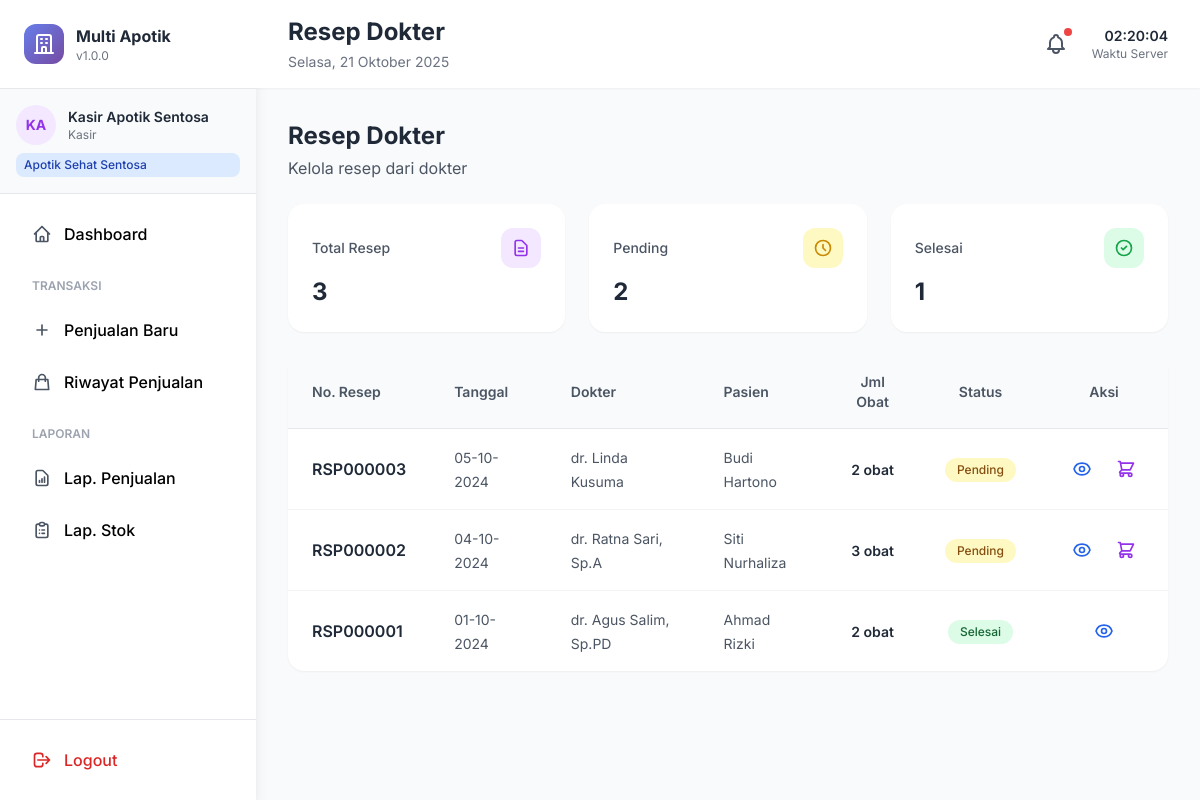
Page /resep/index.php (signed in) on the committed database.
### tables this page shows
CREATE TABLE resep (
    id_resep INT PRIMARY KEY AUTO_INCREMENT,
    id_apotik INT NOT NULL,
    id_dokter INT,
    id_pelanggan INT,
    no_resep VARCHAR(100) UNIQUE NOT NULL,
    tanggal_resep DATE NOT NULL,
    diagnosa TEXT,
    keterangan TEXT,
    status ENUM('pending', 'diproses', 'selesai') DEFAULT 'pending',
    created_at TIMESTAMP DEFAULT CURRENT_TIMESTAMP,
    updated_at TIMESTAMP DEFAULT CURRENT_TIMESTAMP ON UPDATE CURRENT_TIMESTAMP,
    FOREIGN KEY (id_apotik) REFERENCES apotik(id_apotik) ON DELETE CASCADE,
    FOREIGN KEY (id_dokter) REFERENCES dokter(id_dokter) ON DELETE SET NULL,
    FOREIGN KEY (id_pelanggan) REFERENCES pelanggan(id_pelanggan) ON DELETE SET NULL
);

CREATE TABLE dokter (
    id_dokter INT PRIMARY KEY AUTO_INCREMENT,
    kode_dokter VARCHAR(20) UNIQUE NOT NULL,
    nama_dokter VARCHAR(100) NOT NULL,
    spesialis VARCHAR(100),
    no_str VARCHAR(50),
    no_telp VARCHAR(20),
    alamat TEXT,
    status ENUM('aktif', 'nonaktif') DEFAULT 'aktif',
    created_at TIMESTAMP DEFAULT CURRENT_TIMESTAMP,
    updated_at TIMESTAMP DEFAULT CURRENT_TIMESTAMP ON UPDATE CURRENT_TIMESTAMP
);

CREATE TABLE pelanggan (
    id_pelanggan INT PRIMARY KEY AUTO_INCREMENT,
    no_identitas VARCHAR(50),
    nama_pelanggan VARCHAR(100) NOT NULL,
    jenis_kelamin ENUM('L', 'P'),
    tanggal_lahir DATE,
    alamat TEXT,
    no_telp VARCHAR(20),
    email VARCHAR(100),
    created_at TIMESTAMP DEFAULT CURRENT_TIMESTAMP,
    updated_at TIMESTAMP DEFAULT CURRENT_TIMESTAMP ON UPDATE CURRENT_TIMESTAMP
);

### config.php (called while the page is built, shortened)
<?php
class Database {
    private static $instance = null;
    private $conn;
    private function __construct() {
        try {
            $this->conn = new mysqli(DB_HOST, DB_USER, DB_PASS, DB_NAME);
            $this->conn->set_charset("utf8mb4");
        } catch (Exception $e) {
            die("Database Error: " . $e->getMessage());
        }
    }
    public static function getInstance() {
        if (self::$instance === null) {
            self::$instance = new self();
        }
        return self::$instance;
    }
    public function prepare($sql) {
        return $this->conn->prepare($sql);
    }
}
function db() {
    return Database::getInstance();
}
function formatTanggal($tanggal, $format = 'd-m-Y') {
    return date($format, strtotime($tanggal));
}
function isLoggedIn() {
    return isset($_SESSION['user_id']);
}
function getUserData() {
    return [
        'id' => $_SESSION['user_id'],
        'username' => $_SESSION['username'],
        'nama' => $_SESSION['nama_lengkap'],
        'role' => $_SESSION['user_role'],
        'id_apotik' => $_SESSION['id_apotik'] ?? null,
        'nama_apotik' => $_SESSION['nama_apotik'] ?? null
    ];
}
?>

### resep/index.php (the view, shortened to what this page needs)
<?php
require_once '../config.php';
$user = getUserData();
$db = db();
if ($user['role'] === 'manajer') {
    $query = "SELECT r.*, a.nama_apotik, d.nama_dokter, p.nama_pelanggan,
              (SELECT COUNT(*) FROM detail_resep WHERE id_resep = r.id_resep) as jumlah_obat
              FROM resep r
              LEFT JOIN apotik a ON r.id_apotik = a.id_apotik
              LEFT JOIN dokter d ON r.id_dokter = d.id_dokter
              LEFT JOIN pelanggan p ON r.id_pelanggan = p.id_pelanggan
              ORDER BY r.tanggal_resep DESC";
    $resepList = $db->query($query);
} else {
    $query = "SELECT r.*, d.nama_dokter, p.nama_pelanggan,
              (SELECT COUNT(*) FROM detail_resep WHERE id_resep = r.id_resep) as jumlah_obat
              FROM resep r
              LEFT JOIN dokter d ON r.id_dokter = d.id_dokter
              LEFT JOIN pelanggan p ON r.id_pelanggan = p.id_pelanggan
              WHERE r.id_apotik = ?
              ORDER BY r.tanggal_resep DESC";
    $stmt = $db->prepare($query);
    $stmt->bind_param("i", $user['id_apotik']);
    $stmt->execute();
    $resepList = $stmt->get_result();
}
$pending = 0;
$selesai = 0;
$resepList->data_seek(0);
while ($r = $resepList->fetch_assoc()) {
    if ($r['status'] == 'pending') $pending++;
    if ($r['status'] == 'selesai') $selesai++;
}
$resepList->data_seek(0);
include '../includes/header.php';
?>
<div class="space-y-6">
    <div class="flex items-center justify-between">
        <div>
            <h2 class="text-2xl font-bold text-gray-800">Resep Dokter</h2>
            <p class="text-gray-600 mt-1">Kelola resep dari dokter</p>
        </div>
    </div>
    <div class="grid grid-cols-1 md:grid-cols-3 gap-6">
        <div class="bg-white rounded-2xl p-6 shadow-sm">
            <div class="flex items-center justify-between mb-2">
                <h3 class="text-sm text-gray-600 font-medium">Total Resep</h3>
                <div class="w-10 h-10 bg-purple-100 rounded-xl flex items-center justify-center">
                    <svg class="w-5 h-5 text-purple-600" fill="none" stroke="currentColor" viewBox="0 0 24 24">
                        <path stroke-linecap="round" stroke-linejoin="round" stroke-width="2" d="M9 12h6m-6 4h6m2 5H7a2 2 0 01-2-2V5a2 2 0 012-2h5.586a1 1 0 01.707.293l5.414 5.414a1 1 0 01.293.707V19a2 2 0 01-2 2z"></path>
                    </svg>
                </div>
            </div>
            <p class="text-2xl font-bold text-gray-800"><?= number_format($resepList->num_rows) ?></p>
        </div>
        <div class="bg-white rounded-2xl p-6 shadow-sm">
            <div class="flex items-center justify-between mb-2">
                <h3 class="text-sm text-gray-600 font-medium">Pending</h3>
                <div class="w-10 h-10 bg-yellow-100 rounded-xl flex items-center justify-center">
                    <svg class="w-5 h-5 text-yellow-600" fill="none" stroke="currentColor" viewBox="0 0 24 24">
                        <path stroke-linecap="round" stroke-linejoin="round" stroke-width="2" d="M12 8v4l3 3m6-3a9 9 0 11-18 0 9 9 0 0118 0z"></path>
                    </svg>
                </div>
            </div>
            <p class="text-2xl font-bold text-gray-800"><?= number_format($pending) ?></p>
        </div>
        <div class="bg-white rounded-2xl p-6 shadow-sm">
            <div class="flex items-center justify-between mb-2">
                <h3 class="text-sm text-gray-600 font-medium">Selesai</h3>
                <div class="w-10 h-10 bg-green-100 rounded-xl flex items-center justify-center">
                    <svg class="w-5 h-5 text-green-600" fill="none" stroke="currentColor" viewBox="0 0 24 24">
                        <path stroke-linecap="round" stroke-linejoin="round" stroke-width="2" d="M9 12l2 2 4-4m6 2a9 9 0 11-18 0 9 9 0 0118 0z"></path>
                    </svg>
                </div>
            </div>
            <p class="text-2xl font-bold text-gray-800"><?= number_format($selesai) ?></p>
        </div>
    </div>
    <div class="bg-white rounded-2xl shadow-sm overflow-hidden">
        <div class="overflow-x-auto">
            <table class="w-full">
                <thead class="bg-gray-50 border-b border-gray-200">
                    <tr>
                        <th class="text-left py-4 px-6 text-sm font-semibold text-gray-600">No. Resep</th>
                        <th class="text-left py-4 px-6 text-sm font-semibold text-gray-600">Tanggal</th>
                        <th class="text-left py-4 px-6 text-sm font-semibold text-gray-600">Dokter</th>
                        <th class="text-left py-4 px-6 text-sm font-semibold text-gray-600">Pasien</th>
                        <th class="text-center py-4 px-6 text-sm font-semibold text-gray-600">Jml Obat</th>
                        <th class="text-center py-4 px-6 text-sm font-semibold text-gray-600">Status</th>
                        <th class="text-center py-4 px-6 text-sm font-semibold text-gray-600">Aksi</th>
                    </tr>
                </thead>
                <tbody class="divide-y divide-gray-100">
                    <?php if ($resepList->num_rows > 0): ?>
                        <?php
                        $resepList->data_seek(0);
                        while ($resep = $resepList->fetch_assoc()):
                        ?>
                        <tr class="hover:bg-gray-50">
                            <td class="py-4 px-6">
                                <span class="font-semibold text-gray-800"><?= htmlspecialchars($resep['no_resep']) ?></span>
                            </td>
                            <td class="py-4 px-6">
                                <span class="text-sm text-gray-600"><?= formatTanggal($resep['tanggal_resep']) ?></span>
                            </td>
                            <td class="py-4 px-6">
                                <span class="text-sm text-gray-600"><?= htmlspecialchars($resep['nama_dokter']) ?></span>
                            </td>
                            <td class="py-4 px-6">
                                <span class="text-sm text-gray-600"><?= htmlspecialchars($resep['nama_pelanggan']) ?></span>
                            </td>
                            <td class="py-4 px-6 text-center">
                                <span class="text-sm font-semibold text-gray-800"><?= $resep['jumlah_obat'] ?> obat</span>
                            </td>
                            <td class="py-4 px-6 text-center">
                                <?php
                                $status_colors = [
                                    'pending' => 'bg-yellow-100 text-yellow-800',
                                    'diproses' => 'bg-blue-100 text-blue-800',
                                    'selesai' => 'bg-green-100 text-green-800'
                                ];
                                $color = $status_colors[$resep['status']] ?? 'bg-gray-100 text-gray-800';
                                ?>
                                <span class="inline-flex items-center px-3 py-1 rounded-full text-xs font-medium <?= $color ?>">
                                    <?= ucfirst($resep['status']) ?>
                                </span>
                            </td>
                            <td class="py-4 px-6">
                                <div class="flex items-center justify-center space-x-2">
                                    <a href="detail.php?id=<?= $resep['id_resep'] ?>"
                                       class="p-2 text-blue-600 hover:bg-blue-50 rounded-lg transition-all"
                                       title="Detail">
                                    </a>
                                    <?php if ($resep['status'] == 'pending' && $user['role'] !== 'manajer'): ?>
                                    <a href="../penjualan/create.php?resep=<?= $resep['id_resep'] ?>"
                                       class="p-2 text-purple-600 hover:bg-purple-50 rounded-lg transition-all"
                                       title="Proses Penjualan">
                                        <svg class="w-5 h-5" fill="none" stroke="currentColor" viewBox="0 0 24 24">
                                            <path stroke-linecap="round" stroke-linejoin="round" stroke-width="2" d="M3 3h2l.4 2M7 13h10l4-8H5.4M7 13L5.4 5M7 13l-2.293 2.293c-.63.63-.184 1.707.707 1.707H17m0 0a2 2 0 100 4 2 2 0 000-4zm-8 2a2 2 0 11-4 0 2 2 0 014 0z"></path>
                                        </svg>
                                    </a>
                                    <?php endif; ?>
                                </div>
                            </td>
                        </tr>
                        <?php endwhile; ?>
                    <?php endif; ?>
                </tbody>
            </table>
        </div>
    </div>
</div>
<?php include '../includes/footer.php'; ?>

### includes/header.php (style rules this page uses)
* { font-family: 'Inter', sans-serif; }

### rows in the picture
resep: no_resep "RSP000003", tanggal_resep "05-10-2024", id_dokter.nama_dokter "dr. Linda Kusuma", id_pelanggan.nama_pelanggan "Budi Hartono", jumlah_obat "2", status "Pending"
resep: no_resep "RSP000002", tanggal_resep "04-10-2024", id_dokter.nama_dokter "dr. Ratna Sari, Sp.A", id_pelanggan.nama_pelanggan "Siti Nurhaliza", jumlah_obat "3", status "Pending"
resep: no_resep "RSP000001", tanggal_resep "01-10-2024", id_dokter.nama_dokter "dr. Agus Salim, Sp.PD", id_pelanggan.nama_pelanggan "Ahmad Rizki", jumlah_obat "2", status "Selesai"

### other values in the picture
APP_NAME "Multi Apotik"
APP_VERSION "1.0.0"
substr($user['nama'], 0, 2) "KA"
$user['nama'] "Kasir Apotik Sentosa"
$user['role'] "Kasir"
$user['nama_apotik'] "Apotik Sehat Sentosa"
$pageTitle "Resep Dokter"
$resepList->num_rows "3"
$pending "2"
$selesai "1"
